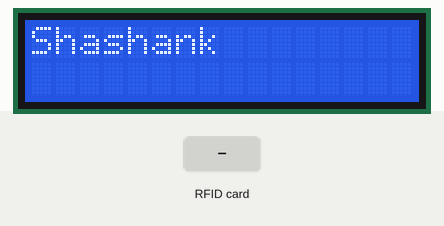
Bench run of a sketch on a simulated Arduino Uno, built with avr-gcc and run on an emulated ATmega328P. Shown: 16×2 character LCD. The test bench sets the inputs (shaded band). What the sketch prints to the serial monitor is not drawn.

Above: at 1.2 s.
At 6.3 s:
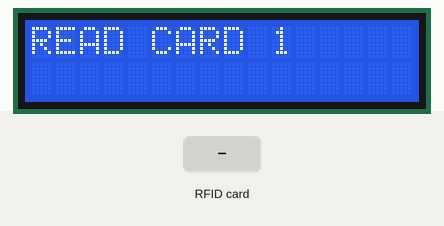
6.4 s: RFID card 5E 7A 19 C4 held to the reader
At 7.1 s:
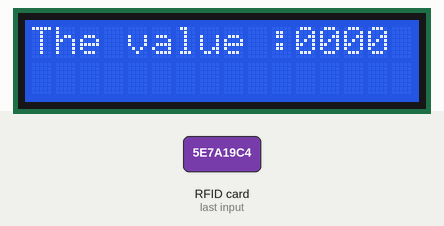
8.9 s: RFID card 5E 7A 19 C4 held to the reader
At 11.7 s:
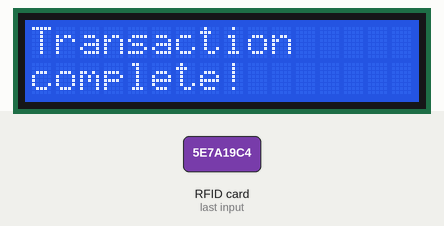
Timing chart, 0 to 13.2 s (numbered marks = the images above; inputs shaded):
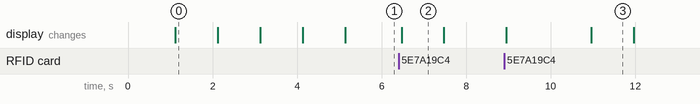

Measured:
- after the input at 6.4 s, the display: changes after 0.07 s (image 2)
- after the input at 8.9 s, the display: first changes after 0.05 s (image 3 shows a later state)
- what the display in image 0 shows lasts 1.0 s, from 1.1 s to 2.1 s

The sketch:

Ideathon_trial_5.ino
```cpp
#include <SPI.h>//include the SPI bus library
#include <MFRC522.h>//include the RFID reader library
#include <LiquidCrystal.h>


#define SS_PIN 10  //slave select pin
#define RST_PIN 9  //reset pin
LiquidCrystal lcd(7, 6, 5, 4, 3, 2);
MFRC522 mfrc522(SS_PIN, RST_PIN);        // instatiate a MFRC522 reader object.
MFRC522::MIFARE_Key key;//create a MIFARE_Key struct named 'key', which will hold the card information


void setup() {
        Serial.begin(9600);        // Initialize serial communications with the PC
        SPI.begin();               // Init SPI bus
        mfrc522.PCD_Init();        // Init MFRC522 card (in case you wonder what PCD means: proximity coupling device)
        Serial.println("Scan a MIFARE Classic card");
         // set up the LCD's number of columns and rows:
         lcd.begin(16, 2);
          // Print a message to the LCD.
          lcd.clear();
      lcd.setCursor(0,0);
      lcd.print("A Project By :");
     delay(1000);
     lcd.clear();
     lcd.setCursor(0,0);
      lcd.print("Shashank");
     delay(1000);
     lcd.clear();
      lcd.setCursor(0,0);
     lcd.print("Anagh");
     delay(1000);
     lcd.clear();
     lcd.setCursor(0,0);
     lcd.print("Aquib");
     delay(1000);
       lcd.clear();
      lcd.setCursor(0,0);
     lcd.print("Sharan");
      delay(1000);


        for (byte i = 0; i < 6; i++) {
                key.keyByte[i] = 0xFF;//keyByte is defined in the "MIFARE_Key" 'struct' definition in the .h file of the library
        }

}

int val;
int k=0;
int blockn=1;
int blockv=2;//this is the block number we will read and then write onto. Do not write into 'sector trailer' block, since this can make the block unusable.

byte bal[16];
byte pay[16]={"0400"};
byte blockcontent[16] = {"3000"};//an array with 16 bytes to be written into one of the 64 card blocks is defined

byte readbackblock[18];//This array is used for reading out a block. The MIFARE_Read method requires a buffer that is at least 18 bytes to hold the 16 bytes of a block.

void loop()
{
   lcd.clear();
      lcd.setCursor(0,0);
     lcd.print("READ CARD 1");
     for(int k=1;;k++){
    // Look for new cards
  if (  mfrc522.PICC_IsNewCardPresent()) {//if PICC_IsNewCardPresent returns 1, a new card has been found and we continue
    break;//if it did not find a new card is returns a '0' and we return to the start of the loop
  }

  // Select one of the cards
  if (  mfrc522.PICC_ReadCardSerial()) {//if PICC_ReadCardSerial returns 1, the "uid" struct (see MFRC522.h lines 238-45)) contains the ID of the read card.
    break;//if it returns a '0' something went wrong and we return to the start of the loop
  }
     }
 //writeBlock(blockv, blockcontent);//the blockcontent array is written into the card block

        readBlock(blockn, readbackblock);//read the block back
         Serial.println("card selected is:");
          for (int j=0 ; j<16 ; j++)//print the block contents
         {
           Serial.write (readbackblock[j]);//Serial.write() transmits the ASCII numbers as human readable characters to serial monitor
         }
           Serial.println("");
         readBlock(blockv, readbackblock);//read the block back
          Serial.print("Card Value is: ");
          for (int j=0 ; j<16 ; j++)//print the block contents
         {
           Serial.write (readbackblock[j]);//Serial.write() transmits the ASCII numbers as human readable characters to serial monitor
         }
         Serial.println("");


         lcd.clear();
         lcd.setCursor(0,0);
         lcd.print("The value :");
         //lcd.setCursor(0,1);
         for (byte l=0 ; l<4; l++)
          {
            val=readbackblock[l];
            lcd.print(val);
           // lcd.print(readbackblock[l], HEX);
          }
          delay(1000);


   lcd.clear();
      lcd.setCursor(0,0);
     lcd.print("READ CARD 2");
    // Look for new cards
    for(int k=1;;k++){
  if (  mfrc522.PICC_IsNewCardPresent()) {//if PICC_IsNewCardPresent returns 1, a new card has been found and we continue
    break;//if it did not find a new card is returns a '0' and we return to the start of the loop
  }

  // Select one of the cards
  if (  mfrc522.PICC_ReadCardSerial()) {//if PICC_ReadCardSerial returns 1, the "uid" struct (see MFRC522.h lines 238-45)) contains the ID of the read card.
    break;//if it returns a '0' something went wrong and we return to the start of the loop
  }
    }
 //writeBlock(blockv, blockcontent);//the blockcontent array is written into the card block

        readBlock(blockn, readbackblock);//read the block back
         Serial.println("card selected is:");
          for (int j=0 ; j<16 ; j++)//print the block contents
         {
           Serial.write (readbackblock[j]);//Serial.write() transmits the ASCII numbers as human readable characters to serial monitor
         }
           Serial.println("");
         readBlock(blockv, readbackblock);//read the block back
          Serial.print("Card Value is: ");
          for (int j=0 ; j<16 ; j++)//print the block contents
         {
           Serial.write (readbackblock[j]);//Serial.write() transmits the ASCII numbers as human readable characters to serial monitor
         }
         Serial.println("");


         lcd.clear();
         lcd.setCursor(0,0);
         lcd.print("The value :");
         //lcd.setCursor(0,1);
         for (byte l=0 ; l<4 ; l++)
          {
            val=readbackblock[l];
            lcd.print(val);
           // lcd.print(readbackblock[l], HEX);
          }
          delay(2000);
          lcd.clear();
          lcd.setCursor(0,0);
         lcd.print("Transaction");
         lcd.setCursor(0,1);
         lcd.print("complete!");
delay(1000);

}
```

functions.ino
```cpp
int writeBlock(int blockNumber, byte arrayAddress[])
{
  //this makes sure that we only write into data blocks. Every 4th block is a trailer block for the access/security info.
  int largestModulo4Number=blockNumber/4*4;
  int trailerBlock=largestModulo4Number+3;//determine trailer block for the sector
  if (blockNumber > 2 && (blockNumber+1)%4 == 0){Serial.print(blockNumber);Serial.println(" is a trailer block:");return 2;}//block number is a trailer block (modulo 4); quit and send error code 2
  Serial.print(blockNumber);
  Serial.println(" is a data block:");

  /*****************************************authentication of the desired block for access***********************************************************/
  byte status = mfrc522.PCD_Authenticate(MFRC522::PICC_CMD_MF_AUTH_KEY_A, trailerBlock, &key, &(mfrc522.uid));
  //byte PCD_Authenticate(byte command, byte blockAddr, MIFARE_Key *key, Uid *uid);
  //this method is used to authenticate a certain block for writing or reading
  //command: See enumerations above -> PICC_CMD_MF_AUTH_KEY_A  = 0x60 (=1100000),    // this command performs authentication with Key A
  //blockAddr is the number of the block from 0 to 15.
  //MIFARE_Key *key is a pointer to the MIFARE_Key struct defined above, this struct needs to be defined for each block. New cards have all A/B= FF FF FF FF FF FF
  //Uid *uid is a pointer to the UID struct that contains the user ID of the card.
  if (status != MFRC522::STATUS_OK) {
         Serial.print("PCD_Authenticate() failed: ");
         Serial.println(mfrc522.GetStatusCodeName(status));
         return 3;//return "3" as error message
  }
  //it appears the authentication needs to be made before every block read/write within a specific sector.
  //If a different sector is being authenticated access to the previous one is lost.


  /*****************************************writing the block***********************************************************/

  status = mfrc522.MIFARE_Write(blockNumber, arrayAddress, 16);//valueBlockA is the block number, MIFARE_Write(block number (0-15), byte array containing 16 values, number of bytes in block (=16))
  //status = mfrc522.MIFARE_Write(9, value1Block, 16);
  if (status != MFRC522::STATUS_OK) {
           Serial.print("MIFARE_Write() failed: ");
           Serial.println(mfrc522.GetStatusCodeName(status));
           return 4;//return "4" as error message
  }
  Serial.println("block was written");
}


int readBlock(int blockNumber, byte arrayAddress[])
{
  int largestModulo4Number=blockNumber/4*4;
  int trailerBlock=largestModulo4Number+3;//determine trailer block for the sector

  /*****************************************authentication of the desired block for access***********************************************************/
  byte status = mfrc522.PCD_Authenticate(MFRC522::PICC_CMD_MF_AUTH_KEY_A, trailerBlock, &key, &(mfrc522.uid));
  //byte PCD_Authenticate(byte command, byte blockAddr, MIFARE_Key *key, Uid *uid);
  //this method is used to authenticate a certain block for writing or reading
  //command: See enumerations above -> PICC_CMD_MF_AUTH_KEY_A = 0x60 (=1100000),    // this command performs authentication with Key A
  //blockAddr is the number of the block from 0 to 15.
  //MIFARE_Key *key is a pointer to the MIFARE_Key struct defined above, this struct needs to be defined for each block. New cards have all A/B= FF FF FF FF FF FF
  //Uid *uid is a pointer to the UID struct that contains the user ID of the card.
  if (status != MFRC522::STATUS_OK) {
         Serial.print("PCD_Authenticate() failed (read): ");
         Serial.println(mfrc522.GetStatusCodeName(status));
         return 3;//return "3" as error message
  }
  //it appears the authentication needs to be made before every block read/write within a specific sector.
  //If a different sector is being authenticated access to the previous one is lost.


  /*****************************************reading a block***********************************************************/

  byte buffersize = 18;//we need to define a variable with the read buffer size, since the MIFARE_Read method below needs a pointer to the variable that contains the size...
  status = mfrc522.MIFARE_Read(blockNumber, arrayAddress, &buffersize);//&buffersize is a pointer to the buffersize variable; MIFARE_Read requires a pointer instead of just a number
  if (status != MFRC522::STATUS_OK) {
          Serial.print("MIFARE_read() failed: ");
          Serial.println(mfrc522.GetStatusCodeName(status));
          return 4;//return "4" as error message
  }
  Serial.println("block was read");
}
```
